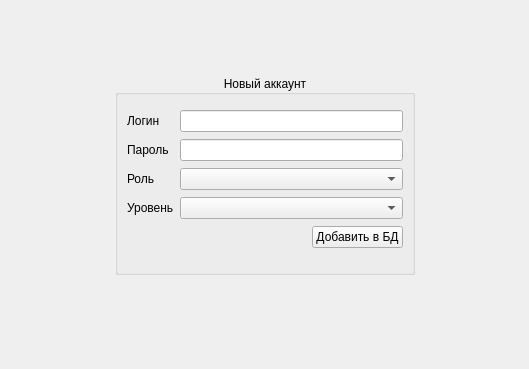
<?xml version="1.0" encoding="UTF-8"?>
<ui version="4.0">
 <class>ProfileCreate</class>
 <widget class="QWidget" name="ProfileCreate">
  <property name="geometry">
   <rect>
    <x>0</x>
    <y>0</y>
    <width>529</width>
    <height>369</height>
   </rect>
  </property>
  <property name="windowTitle">
   <string>Form</string>
  </property>
  <layout class="QHBoxLayout" name="horizontalLayout">
   <item>
    <spacer name="horizontalSpacer">
     <property name="orientation">
      <enum>Qt::Horizontal</enum>
     </property>
     <property name="sizeHint" stdset="0">
      <size>
       <width>40</width>
       <height>20</height>
      </size>
     </property>
    </spacer>
   </item>
   <item>
    <layout class="QVBoxLayout" name="verticalLayout">
     <item>
      <spacer name="verticalSpacer">
       <property name="orientation">
        <enum>Qt::Vertical</enum>
       </property>
       <property name="sizeHint" stdset="0">
        <size>
         <width>20</width>
         <height>40</height>
        </size>
       </property>
      </spacer>
     </item>
     <item>
      <widget class="QGroupBox" name="groupBox">
       <property name="sizePolicy">
        <sizepolicy hsizetype="MinimumExpanding" vsizetype="MinimumExpanding">
         <horstretch>0</horstretch>
         <verstretch>0</verstretch>
        </sizepolicy>
       </property>
       <property name="minimumSize">
        <size>
         <width>300</width>
         <height>200</height>
        </size>
       </property>
       <property name="title">
        <string>Новый аккаунт</string>
       </property>
       <property name="alignment">
        <set>Qt::AlignCenter</set>
       </property>
       <layout class="QFormLayout" name="formLayout_2">
        <property name="verticalSpacing">
         <number>7</number>
        </property>
        <property name="topMargin">
         <number>15</number>
        </property>
        <item row="1" column="0">
         <widget class="QLabel" name="l_password">
          <property name="text">
           <string>Пароль</string>
          </property>
         </widget>
        </item>
        <item row="1" column="1">
         <widget class="QLineEdit" name="le_password"/>
        </item>
        <item row="0" column="0">
         <widget class="QLabel" name="l_login">
          <property name="text">
           <string>Логин</string>
          </property>
         </widget>
        </item>
        <item row="0" column="1">
         <widget class="QLineEdit" name="le_login"/>
        </item>
        <item row="2" column="0">
         <widget class="QLabel" name="l_role">
          <property name="text">
           <string>Роль</string>
          </property>
         </widget>
        </item>
        <item row="2" column="1">
         <widget class="QComboBox" name="cb_role"/>
        </item>
        <item row="3" column="0">
         <widget class="QLabel" name="l_level">
          <property name="text">
           <string>Уровень</string>
          </property>
         </widget>
        </item>
        <item row="3" column="1">
         <widget class="QComboBox" name="cb_level"/>
        </item>
        <item row="4" column="1">
         <layout class="QHBoxLayout" name="horizontalLayout_2">
          <item>
           <spacer name="horizontalSpacer_3">
            <property name="orientation">
             <enum>Qt::Horizontal</enum>
            </property>
            <property name="sizeHint" stdset="0">
             <size>
              <width>40</width>
              <height>0</height>
             </size>
            </property>
           </spacer>
          </item>
          <item>
           <widget class="QPushButton" name="b_load">
            <property name="sizePolicy">
             <sizepolicy hsizetype="Minimum" vsizetype="Fixed">
              <horstretch>0</horstretch>
              <verstretch>0</verstretch>
             </sizepolicy>
            </property>
            <property name="text">
             <string>Добавить в БД</string>
            </property>
           </widget>
          </item>
         </layout>
        </item>
       </layout>
      </widget>
     </item>
     <item>
      <widget class="QLabel" name="l_info">
       <property name="text">
        <string/>
       </property>
      </widget>
     </item>
     <item>
      <spacer name="verticalSpacer_2">
       <property name="orientation">
        <enum>Qt::Vertical</enum>
       </property>
       <property name="sizeHint" stdset="0">
        <size>
         <width>20</width>
         <height>40</height>
        </size>
       </property>
      </spacer>
     </item>
    </layout>
   </item>
   <item>
    <spacer name="horizontalSpacer_2">
     <property name="orientation">
      <enum>Qt::Horizontal</enum>
     </property>
     <property name="sizeHint" stdset="0">
      <size>
       <width>40</width>
       <height>20</height>
      </size>
     </property>
    </spacer>
   </item>
  </layout>
 </widget>
 <resources/>
 <connections/>
</ui>
